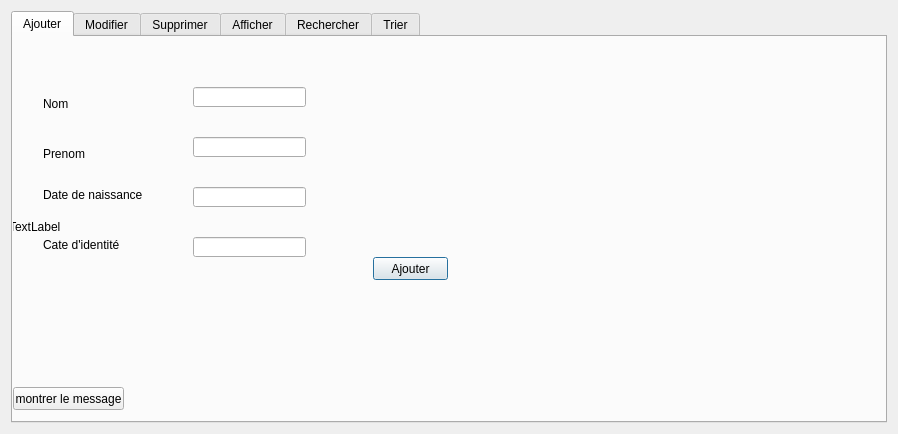
<?xml version="1.0" encoding="UTF-8"?>
<ui version="4.0">
 <class>Dialog_client</class>
 <widget class="QDialog" name="Dialog_client">
  <property name="geometry">
   <rect>
    <x>0</x>
    <y>0</y>
    <width>898</width>
    <height>434</height>
   </rect>
  </property>
  <property name="windowTitle">
   <string>Dialog</string>
  </property>
  <property name="styleSheet">
   <string notr="true">QDialog
{
	background-image: url(:/28757432p.png);
}</string>
  </property>
  <layout class="QGridLayout" name="gridLayout_2">
   <item row="1" column="0">
    <widget class="QTabWidget" name="tableclient_2">
     <property name="toolTip">
      <string>&lt;html&gt;&lt;head/&gt;&lt;body&gt;&lt;p&gt;&lt;br/&gt;&lt;/p&gt;&lt;/body&gt;&lt;/html&gt;</string>
     </property>
     <property name="styleSheet">
      <string notr="true"/>
     </property>
     <property name="currentIndex">
      <number>0</number>
     </property>
     <widget class="QWidget" name="tab_5">
      <attribute name="icon">
       <iconset resource="resource.qrc">
        <normaloff>:/myappico.png</normaloff>:/myappico.png</iconset>
      </attribute>
      <attribute name="title">
       <string>Ajouter</string>
      </attribute>
      <widget class="QLabel" name="label_5">
       <property name="geometry">
        <rect>
         <x>30</x>
         <y>60</y>
         <width>47</width>
         <height>13</height>
        </rect>
       </property>
       <property name="text">
        <string>Nom</string>
       </property>
      </widget>
      <widget class="QLabel" name="label_6">
       <property name="geometry">
        <rect>
         <x>30</x>
         <y>110</y>
         <width>47</width>
         <height>13</height>
        </rect>
       </property>
       <property name="text">
        <string>Prenom</string>
       </property>
      </widget>
      <widget class="QLabel" name="label_7">
       <property name="geometry">
        <rect>
         <x>30</x>
         <y>150</y>
         <width>101</width>
         <height>16</height>
        </rect>
       </property>
       <property name="text">
        <string>Date de naissance</string>
       </property>
      </widget>
      <widget class="QLabel" name="label_8">
       <property name="geometry">
        <rect>
         <x>30</x>
         <y>200</y>
         <width>91</width>
         <height>16</height>
        </rect>
       </property>
       <property name="text">
        <string>Cate d'identité</string>
       </property>
      </widget>
      <widget class="QLineEdit" name="lineEdit_nom">
       <property name="geometry">
        <rect>
         <x>180</x>
         <y>50</y>
         <width>113</width>
         <height>20</height>
        </rect>
       </property>
      </widget>
      <widget class="QLineEdit" name="lineEdit_prenom">
       <property name="geometry">
        <rect>
         <x>180</x>
         <y>100</y>
         <width>113</width>
         <height>20</height>
        </rect>
       </property>
      </widget>
      <widget class="QLineEdit" name="lineEdit_cin">
       <property name="geometry">
        <rect>
         <x>180</x>
         <y>200</y>
         <width>113</width>
         <height>20</height>
        </rect>
       </property>
      </widget>
      <widget class="QLineEdit" name="lineEdit_date">
       <property name="geometry">
        <rect>
         <x>180</x>
         <y>150</y>
         <width>113</width>
         <height>20</height>
        </rect>
       </property>
      </widget>
      <widget class="QPushButton" name="pushButton_4">
       <property name="geometry">
        <rect>
         <x>360</x>
         <y>220</y>
         <width>75</width>
         <height>23</height>
        </rect>
       </property>
       <property name="text">
        <string>Ajouter</string>
       </property>
      </widget>
      <widget class="QPushButton" name="showmessagepushbutton">
       <property name="geometry">
        <rect>
         <x>0</x>
         <y>350</y>
         <width>111</width>
         <height>23</height>
        </rect>
       </property>
       <property name="text">
        <string>montrer le message</string>
       </property>
      </widget>
      <widget class="QLabel" name="label_2">
       <property name="geometry">
        <rect>
         <x>-4</x>
         <y>-21</y>
         <width>881</width>
         <height>421</height>
        </rect>
       </property>
       <property name="styleSheet">
        <string notr="true">QWidget#label_2
{
	background-image: url(:/28757432p.png);
}</string>
       </property>
       <property name="text">
        <string>TextLabel</string>
       </property>
      </widget>
      <zorder>label_2</zorder>
      <zorder>label_5</zorder>
      <zorder>label_6</zorder>
      <zorder>label_7</zorder>
      <zorder>label_8</zorder>
      <zorder>lineEdit_nom</zorder>
      <zorder>lineEdit_prenom</zorder>
      <zorder>lineEdit_cin</zorder>
      <zorder>lineEdit_date</zorder>
      <zorder>pushButton_4</zorder>
      <zorder>showmessagepushbutton</zorder>
     </widget>
     <widget class="QWidget" name="tab_6">
      <attribute name="title">
       <string>Modifier</string>
      </attribute>
      <widget class="QLabel" name="label_9">
       <property name="geometry">
        <rect>
         <x>20</x>
         <y>60</y>
         <width>47</width>
         <height>13</height>
        </rect>
       </property>
       <property name="text">
        <string>Nom</string>
       </property>
      </widget>
      <widget class="QLabel" name="label_10">
       <property name="geometry">
        <rect>
         <x>20</x>
         <y>110</y>
         <width>47</width>
         <height>13</height>
        </rect>
       </property>
       <property name="text">
        <string>Prenom</string>
       </property>
      </widget>
      <widget class="QLabel" name="label_11">
       <property name="geometry">
        <rect>
         <x>20</x>
         <y>170</y>
         <width>101</width>
         <height>16</height>
        </rect>
       </property>
       <property name="text">
        <string>Date de naissance</string>
       </property>
      </widget>
      <widget class="QLineEdit" name="lineEdit1">
       <property name="geometry">
        <rect>
         <x>150</x>
         <y>60</y>
         <width>113</width>
         <height>20</height>
        </rect>
       </property>
      </widget>
      <widget class="QLineEdit" name="lineEdit2">
       <property name="geometry">
        <rect>
         <x>150</x>
         <y>110</y>
         <width>113</width>
         <height>20</height>
        </rect>
       </property>
      </widget>
      <widget class="QLineEdit" name="lineEdit3">
       <property name="geometry">
        <rect>
         <x>150</x>
         <y>170</y>
         <width>113</width>
         <height>20</height>
        </rect>
       </property>
      </widget>
      <widget class="QLineEdit" name="lineEdit4">
       <property name="geometry">
        <rect>
         <x>150</x>
         <y>220</y>
         <width>113</width>
         <height>20</height>
        </rect>
       </property>
      </widget>
      <widget class="QPushButton" name="pushButton">
       <property name="geometry">
        <rect>
         <x>360</x>
         <y>220</y>
         <width>75</width>
         <height>23</height>
        </rect>
       </property>
       <property name="text">
        <string>Modifier</string>
       </property>
      </widget>
      <widget class="QLabel" name="label_12">
       <property name="geometry">
        <rect>
         <x>20</x>
         <y>220</y>
         <width>91</width>
         <height>16</height>
        </rect>
       </property>
       <property name="text">
        <string>Cate d'identité</string>
       </property>
      </widget>
     </widget>
     <widget class="QWidget" name="tab_7">
      <attribute name="title">
       <string>Supprimer</string>
      </attribute>
      <widget class="QLabel" name="label_13">
       <property name="geometry">
        <rect>
         <x>120</x>
         <y>60</y>
         <width>201</width>
         <height>16</height>
        </rect>
       </property>
       <property name="text">
        <string>Donner le numéro de la carte d'identité</string>
       </property>
      </widget>
      <widget class="QPushButton" name="pushButton_2">
       <property name="geometry">
        <rect>
         <x>170</x>
         <y>170</y>
         <width>75</width>
         <height>23</height>
        </rect>
       </property>
       <property name="text">
        <string>Supprimer</string>
       </property>
      </widget>
      <widget class="QLineEdit" name="lineEdit">
       <property name="geometry">
        <rect>
         <x>150</x>
         <y>110</y>
         <width>113</width>
         <height>20</height>
        </rect>
       </property>
      </widget>
     </widget>
     <widget class="QWidget" name="tab_8">
      <attribute name="title">
       <string>Afficher</string>
      </attribute>
      <widget class="QTableView" name="tableclient">
       <property name="geometry">
        <rect>
         <x>80</x>
         <y>40</y>
         <width>256</width>
         <height>192</height>
        </rect>
       </property>
      </widget>
     </widget>
     <widget class="QWidget" name="tab_2">
      <attribute name="title">
       <string>Rechercher</string>
      </attribute>
      <widget class="QPushButton" name="pushButton_3">
       <property name="geometry">
        <rect>
         <x>9</x>
         <y>140</y>
         <width>75</width>
         <height>23</height>
        </rect>
       </property>
       <property name="text">
        <string>Chercher</string>
       </property>
      </widget>
      <widget class="QLabel" name="label">
       <property name="geometry">
        <rect>
         <x>9</x>
         <y>50</y>
         <width>181</width>
         <height>16</height>
        </rect>
       </property>
       <property name="text">
        <string>Donner le numero de carte d'identité</string>
       </property>
      </widget>
      <widget class="QLineEdit" name="lineEdit_2">
       <property name="geometry">
        <rect>
         <x>10</x>
         <y>100</y>
         <width>113</width>
         <height>20</height>
        </rect>
       </property>
      </widget>
      <widget class="QTableView" name="tableclient_5">
       <property name="geometry">
        <rect>
         <x>200</x>
         <y>50</y>
         <width>256</width>
         <height>192</height>
        </rect>
       </property>
      </widget>
     </widget>
     <widget class="QWidget" name="tab">
      <attribute name="title">
       <string>Trier</string>
      </attribute>
      <widget class="QTableView" name="tabletrie">
       <property name="geometry">
        <rect>
         <x>160</x>
         <y>30</y>
         <width>256</width>
         <height>192</height>
        </rect>
       </property>
      </widget>
      <widget class="QPushButton" name="pushButton_5">
       <property name="geometry">
        <rect>
         <x>250</x>
         <y>270</y>
         <width>75</width>
         <height>23</height>
        </rect>
       </property>
       <property name="text">
        <string>Trier</string>
       </property>
      </widget>
     </widget>
    </widget>
   </item>
  </layout>
 </widget>
 <resources>
  <include location="resource.qrc"/>
 </resources>
 <connections/>
</ui>
